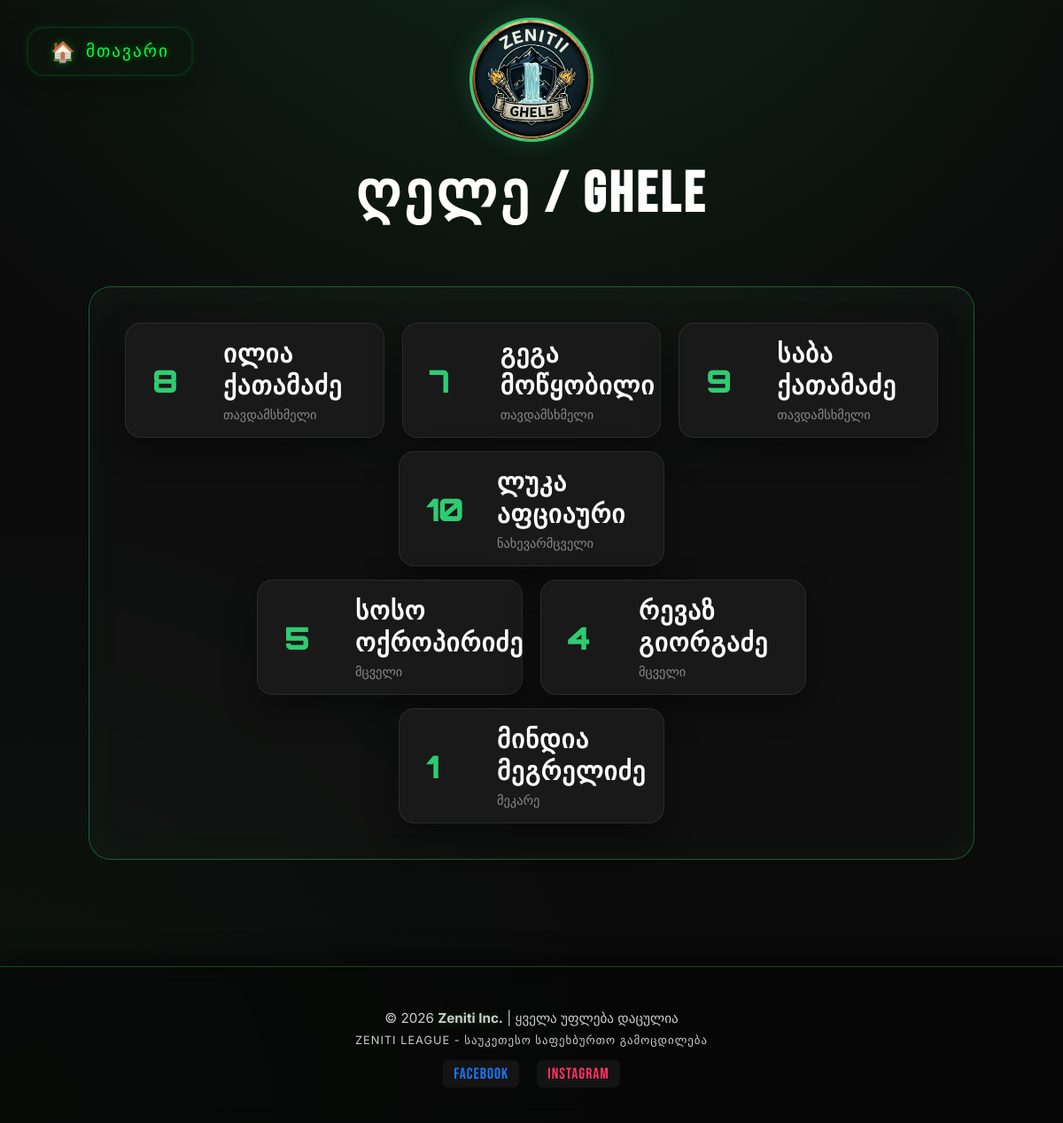
/ghele, run on the app's committed database.
### tables this page shows
CREATE TABLE "Players" (
	"id"	INTEGER,
	"name"	TEXT,
	"position"	TEXT,
	"price"	REAL,
	"real_team"	TEXT,
	"shirt_number"	INTEGER,
	"goal"	INTEGER,
	"assist"	INTEGER,
	"yellow_card"	INTEGER,
	"red_card"	INTEGER,
	"clean_sheet"	INTEGER,
	"saves"	INTEGER,
	PRIMARY KEY("id" AUTOINCREMENT)
);

### app.py (the view)
@app.route('/ghele')
def ghele():
    players = get_team_players('ღელე')
    return render_template('ghele.html', players=players)

### app.py (called while the page is built)
def get_db_connection():
    base_dir = os.path.abspath(os.path.dirname(__file__))
    db_path = os.path.join(base_dir, 'zeniti_fantasy.db')
    if not os.path.exists(db_path):
        raise FileNotFoundError(f"ბაზის ფაილი ვერ მოიძებნა აქ: {db_path}")
    conn = sqlite3.connect(db_path)
    conn.row_factory = sqlite3.Row
    return conn

def get_team_players(team_name_in_db):
    conn = get_db_connection()
    try:
        players_raw = conn.execute("SELECT * FROM players WHERE real_team = ?", (team_name_in_db,)).fetchall()
        players_list = []
        for p in players_raw:
            p_dict = dict(p)
            p_dict['goal'] = p_dict.get('goal') or 0
            p_dict['assist'] = p_dict.get('assist') or 0
            p_dict['saves'] = p_dict.get('saves') or 0
            p_dict['total_points'] = calculate_fantasy_points(p_dict)
            players_list.append(p_dict)
        return players_list
    finally:
        conn.close()

### templates/ghele.html (shortened to what this page needs)
<!DOCTYPE html>
<html lang="ka">
<head>
</head>
<body>
<a href="{{ url_for('home') }}" class="glass-back-button">
    <span class="home-icon">🏠</span>
    <span class="home-text">მთავარი</span>
</a>
<header class="team-header">
    <div class="header-content">
        <div class="logo-box">
            <img src="{{ url_for('static', filename='images/ghele.png') }}" class="zn-logo zn-logo-zoom" alt="ghele">
        </div>
        <h1 class="team-title">ღელე / Ghele</h1>
    </div>
</header>
<div class="container">
    <div class="players-grid">
        <div class="pitch-line">
            {% for player in players if 'თავდამსხმელი' in player.position %}
            <div class="player-card">
                <div class="card-inner">
                    <div class="card-front">
                        <span class="p-num">{{ player.shirt_number }}</span>
                        <div class="p-info">
                            <h4>{{ player.name }}</h4>
                            <p>{{ player.position }}</p>
                        </div>
                    </div>
                    <div class="card-back">
                        <div class="stats-grid">
                            <div class="stat-item"><span>გოლი</span><div class="stat-value">{{ player.goal }}</div></div>
                            <div class="stat-item"><span>ასისტი</span><div class="stat-value">{{ player.assist }}</div></div>
                            <div class="stat-item"><span>ქულა</span><div class="stat-value" style="color: var(--zeniti-green);">{{ player.total_points }}</div></div>
                        </div>
                    </div>
                </div>
            </div>
            {% endfor %}
        </div>
        <div class="pitch-line">
            {% for player in players if 'ნახევარმცველი' in player.position and 'თავდამსხმელი' not in player.position %}
            <div class="player-card">
                <div class="card-inner">
                    <div class="card-front">
                        <span class="p-num">{{ player.shirt_number }}</span>
                        <div class="p-info">
                            <h4>{{ player.name }}</h4>
                            <p>{{ player.position }}</p>
                        </div>
                    </div>
                    <div class="card-back">
                        <div class="stats-grid">
                            <div class="stat-item"><span>გოლი</span><div class="stat-value">{{ player.goal }}</div></div>
                            <div class="stat-item"><span>ასისტი</span><div class="stat-value">{{ player.assist }}</div></div>
                            <div class="stat-item"><span>ქულა</span><div class="stat-value" style="color: var(--zeniti-green);">{{ player.total_points }}</div></div>
                        </div>
                    </div>
                </div>
            </div>
            {% endfor %}
        </div>
        <div class="pitch-line">
            {% for player in players if 'მცველი' in player.position and 'ნახევარმცველი' not in player.position %}
            <div class="player-card">
                <div class="card-inner">
                    <div class="card-front">
                        <span class="p-num">{{ player.shirt_number }}</span>
                        <div class="p-info">
                            <h4>{{ player.name }}</h4>
                            <p>{{ player.position }}</p>
                        </div>
                    </div>
                    <div class="card-back">
                        <div class="stats-grid">
                            <div class="stat-item"><span>გოლი</span><div class="stat-value">{{ player.goal }}</div></div>
                            <div class="stat-item"><span>ასისტი</span><div class="stat-value">{{ player.assist }}</div></div>
                            <div class="stat-item"><span>ქულა</span><div class="stat-value" style="color: var(--zeniti-green);">{{ player.total_points }}</div></div>
                        </div>
                    </div>
                </div>
            </div>
            {% endfor %}
        </div>
        <div class="pitch-line">
            {% for player in players if 'მეკარე' in player.position %}
            <div class="player-card goalkeeper">
                <div class="card-inner">
                    <div class="card-front">
                        <span class="p-num">{{ player.shirt_number }}</span>
                        <div class="p-info">
                            <h4>{{ player.name }}</h4>
                            <p>{{ player.position }}</p>
                        </div>
                    </div>
                    <div class="card-back">
                        <div class="stats-grid">
                            <div class="stat-item"><span>გოლი</span><div class="stat-value">{{ player.goal }}</div></div>
                            <div class="stat-item"><span>ასისტი</span><div class="stat-value">{{ player.assist }}</div></div>
                            <div class="stat-item"><span>ქულა</span><div class="stat-value" style="color: var(--zeniti-green);">{{ player.total_points }}</div></div>
                        </div>
                    </div>
                </div>
            </div>
            {% endfor %}
        </div>
    </div>
</div>
<footer>
    <p>© 2026 <strong>Zeniti Inc.</strong> | ყველა უფლება დაცულია </p>
    <p style="font-size: 0.8rem; letter-spacing: 1px;">ZENITI LEAGUE - საუკეთესო საფეხბურთო გამოცდილება</p>
    <div class="social-links">
        <a href="https://www.facebook.com/profile.php?id=61550479801345" style="color: #1877f2;">FACEBOOK</a>
        <a href="#" style="color: #ff3366;">INSTAGRAM</a>
    </div>
</footer>
</body>
</html>

### data on the page
Players: shirt_number "8", name "ილია ქათამაძე", position "ᲗᲐᲕᲓᲐᲛᲡᲮᲛᲔᲚᲘ"
Players: shirt_number "7", name "გეგა მოწყობილი", position "ᲗᲐᲕᲓᲐᲛᲡᲮᲛᲔᲚᲘ"
Players: shirt_number "9", name "საბა ქათამაძე", position "ᲗᲐᲕᲓᲐᲛᲡᲮᲛᲔᲚᲘ"
Players: shirt_number "10", name "ლუკა აფციაური", position "ᲜᲐᲮᲔᲕᲐᲠᲛᲪᲕᲔᲚᲘ"
Players: shirt_number "5", name "სოსო ოქროპირიძე", position "ᲛᲪᲕᲔᲚᲘ"
Players: shirt_number "4", name "რევაზ გიორგაძე", position "ᲛᲪᲕᲔᲚᲘ"
Players: shirt_number "1", name "მინდია მეგრელიძე", position "ᲛᲔᲙᲐᲠᲔ"
